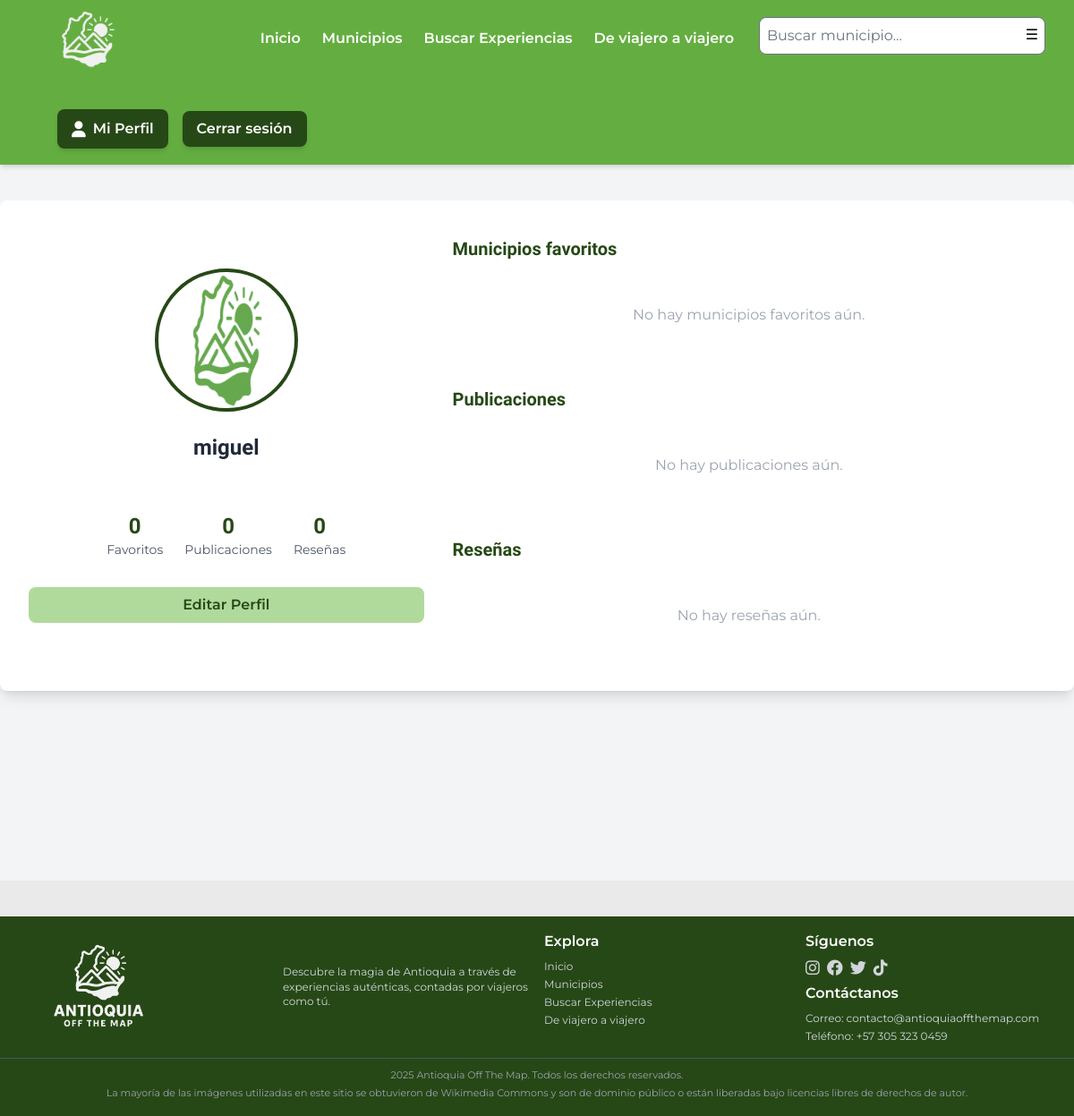
/accounts/profile/miguel/ (signed in), run on the app's committed database.
### User/models.py (models this page shows, shortened)
class Profile(models.Model):
    user = models.OneToOneField(User, on_delete=models.CASCADE)
    display_name = models.CharField(max_length=100, blank=True, null=True)
    bio = models.TextField(max_length=500, blank=True)
    profile_picture = models.ImageField(upload_to='profile_pics/', default='profile_pics/default.png')
    birth_date = models.DateField(null=True, blank=True)
    location = models.CharField(max_length=100, blank=True)

### User/views.py (the view)
# urls.py: path('profile/<str:username>/', views.profile_view, name='profile'),
@login_required
def profile_view(request, username):
    user = get_object_or_404(User, username=username)
    profile = user.profile
    favorites = Favorite.objects.filter(user=user).select_related('municipality')
    posts = TravelerPost.objects.filter(user=user).select_related('municipality')
    reviews = Review.objects.filter(user=user).select_related('municipality')
    context = {
        'profile_user': user,
        'profile': profile,
        'favorites': favorites,
        'posts': posts,
        'reviews': reviews,
        'is_own_profile': request.user == user,
    }
    return render(request, 'profile.html', context)

### destination/context_processors.py (called while the page is built)
def common_data(request):
    categories = Category.objects.all()
    locations = Municipality.objects.values_list('location', flat=True).distinct()
    return {
        'categories': categories,
        'locations': locations,
    }

### User/templates/profile.html (shortened to what this page needs)
{% extends 'base.html' %}
{% load static %}
{% block content %}
<div class="bg-gray-100 min-h-screen h-screen py-10">
  <div class="max-w-7xl mx-auto bg-white rounded-lg shadow-lg p-8 flex md:flex-row flex-col gap-8">
    <div class="flex flex-col justify-center items-center md:w-2/5 w-full">
      <img src="{{ profile.profile_picture.url }}" alt="{{ profile_user.username }}" class="w-40 h-40 object-cover rounded-full border-4 border-customDarkGreen mb-4">
      <p class="text-2xl font-bold font-title text-gray-800 mt-2 text-center">{{ profile.display_name|default:profile_user.username }}</p>
      <div class="flex justify-center gap-6 my-6 w-full">
        <div class="text-center">
          <div class="text-2xl font-bold text-customDarkGreen font-title">{{ favorites.count }}</div>
          <div class="text-gray-600 text-sm font-body">Favoritos</div>
        </div>
        <div class="text-center">
          <div class="text-2xl font-bold text-customDarkGreen font-title">{{ posts.count }}</div>
          <div class="text-gray-600 text-sm font-body">Publicaciones</div>
        </div>
        <div class="text-center">
          <div class="text-2xl font-bold text-customDarkGreen font-title">{{ reviews.count }}</div>
          <div class="text-gray-600 text-sm font-body">Reseñas</div>
        </div>
      </div>
      {% if is_own_profile %}
        <a href="{% url 'profile_edit' %}" class="mt-2 inline-block bg-customLightGreen text-customDarkGreen px-6 py-2 rounded-lg hover:bg-customGreen transition font-semibold font-body w-full text-center">
          Editar Perfil
        </a>
      {% endif %}
    </div>
    <div class="flex flex-col gap-5 md:w-3/5 w-full">
      <div class="py-2">
        <h3 class="text-xl font-bold mb-4 text-customDarkGreen font-title text-left">Municipios favoritos</h3>
        <div class="flex flex-row flex-wrap gap-6 items-center justify-center">
          {% for favorite in favorites %}
            <a href="{% url 'municipality_detail' favorite.municipality.id %}" class="relative rounded-lg overflow-hidden shadow-lg hover:shadow-xl transition-shadow w-48 h-44 block group">
              <img src="{{ favorite.municipality.image.url }}" alt="{{ favorite.municipality.name }}" class="w-full h-full object-cover hover:scale-105 transition-transform duration-300">
              <div class="absolute inset-0 bg-black/40 hover:bg-black/30 transition-all"></div>
              <div class="absolute inset-0 flex items-center justify-center">
                <span class="text-white font-bold text-lg drop-shadow-lg">{{ favorite.municipality.name }}</span>
              </div>
              {% if is_own_profile %}
              <form method="POST" action="{% url 'toggle_favorite' favorite.municipality.id %}" class="absolute top-2 right-2 opacity-0 group-hover:opacity-100 transition-opacity">
                {% csrf_token %}
                <button type="submit" class="bg-red-600 text-white p-1.5 rounded-full hover:bg-red-700 transition-colors" title="Eliminar de favoritos">
                  <i class="fas fa-times"></i>
                </button>
              </form>
              {% endif %}
            </a>
          {% empty %}
            <div class="text-center text-gray-400 py-8 font-body">No hay municipios favoritos aún.</div>
          {% endfor %}
        </div>
      </div>
      <div class="py-2">
        <h3 class="text-xl font-bold mb-4 text-customDarkGreen font-title text-left">Publicaciones</h3>
        <div class="flex flex-col gap-6">
          {% for post in posts %}
            <div class="bg-white border rounded-xl shadow-sm p-3 flex items-center gap-4 transition hover:shadow-lg hover:border-customDarkGreen relative group">
              {% if post.image %}
                <img src="{{ post.image.url }}" alt="{{ post.title }}" class="w-32 h-20 object-cover rounded-lg">
              {% endif %}
              <div class="flex flex-col flex-1">
                <span class="font-semibold font-body text-customDarkGreen text-lg">{{ post.title }}</span>
                <span class="text-gray-600 text-sm mt-1 font-body">{{ post.content|truncatewords:20 }}</span>
              </div>
              {% if is_own_profile %}
              <form method="POST" action="{% url 'delete_post' post.id %}" class="absolute top-2 right-2 opacity-0 group-hover:opacity-100 transition-opacity">
                {% csrf_token %}
                <button type="submit" class="bg-red-600 text-white p-1.5 rounded-full hover:bg-red-700 transition-colors" title="Eliminar publicación" onclick="return confirm('¿Estás seguro de que quieres eliminar esta publicación?')">
                  <i class="fas fa-trash"></i>
                </button>
              </form>
              {% endif %}
            </div>
          {% empty %}
            <div class="text-center text-gray-400 py-8 font-body">No hay publicaciones aún.</div>
          {% endfor %}
        </div>
      </div>
      <div class="py-2">
        <h3 class="text-xl font-bold mb-4 text-customDarkGreen font-title text-left">Reseñas</h3>
        <div class="flex flex-col gap-6">
          {% for review in reviews %}
            <div class="bg-white border rounded-xl shadow-sm p-4 flex flex-col transition hover:shadow-lg hover:border-customDarkGreen relative group">
              <a href="{% url 'municipality_detail' review.municipality.id %}" class="flex flex-col flex-1">
                <span class="font-semibold font-body text-customDarkGreen text-lg">{{ review.municipality.name }}</span>
                <span class="text-yellow-500 text-lg font-title">
                  {% for i in "12345" %}
                    {% if forloop.counter <= review.rating %}★{% else %}☆{% endif %}
                  {% endfor %}
                </span>
                <span class="text-gray-600 text-sm mt-1 font-body">{{ review.comment|truncatewords:10 }}</span>
              </a>
              {% if is_own_profile %}
              <form method="POST" action="{% url 'delete_review' review.id %}" class="absolute top-2 right-2 opacity-0 group-hover:opacity-100 transition-opacity">
                {% csrf_token %}
                <button type="submit" class="bg-red-600 text-white p-1.5 rounded-full hover:bg-red-700 transition-colors" title="Eliminar reseña" onclick="return confirm('¿Estás seguro de que quieres eliminar esta reseña?')">
                  <i class="fas fa-trash"></i>
                </button>
              </form>
              {% endif %}
            </div>
          {% empty %}
            <div class="text-center text-gray-400 py-8 font-body">No hay reseñas aún.</div>
          {% endfor %}
        </div>
      </div>
    </div>
  </div>
</div>
{% endblock %}

### data on the page
Profile: profile_picture (picture), display_name "miguel"

### other printed values
{{ favorites.count }} "0"
{{ posts.count }} "0"
{{ reviews.count }} "0"
